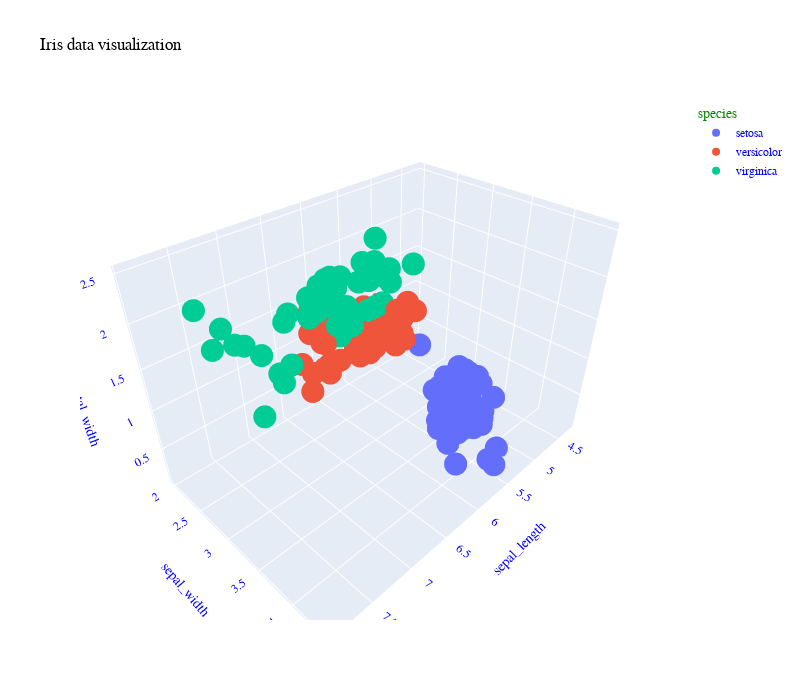

Here is the notebook cell this chart was saved with:
### Markdown cell above
Plotting the actual categories as given in the dataset.

### Code cell
df = px.data.iris()
fig = px.scatter_3d(df, x='sepal_length', y='sepal_width', z='petal_width',
              color='species',title='Iris data visualization',
                    labels={'x':'Sepal length (cm)','y':'Sepal Width','z':'Petal width'},category_orders={'indices':['setosa','versicolour','virginica']},
                    width=800,height=700)
fig.update_layout(
    font_family="Comic Sans MS",
    font_color="blue",
    title_font_family="Comic Sans MS",
    title_font_color="black",
    legend_title_font_color="green"
)
fig.show()

### Figure 1 — Plotly figure (JSON) as saved in the notebook; plotly's stock layout.template omitted (floating-point values rounded to 4 significant figures)
{"data": [{"hovertemplate": "species=setosa<br>sepal_length=%{x}<br>sepal_width=%{y}<br>petal_width=%{z}<extra></extra>", "legendgroup": "setosa", "marker": {"color": "#636efa", "symbol": "circle"}, "mode": "markers", "name": "setosa", "scene": "scene", "showlegend": true, "type": "scatter3d", "x": [5.1, 4.9, 4.7, 4.6, 5, 5.4, 4.6, 5, 4.4, 4.9, 5.4, 4.8, 4.8, 4.3, 5.8, 5.7, 5.4, 5.1, 5.7, 5.1, 5.4, 5.1, 4.6, 5.1, 4.8, 5, 5, 5.2, 5.2, 4.7, 4.8, 5.4, 5.2, 5.5, 4.9, 5, 5.5, 4.9, 4.4, 5.1, 5, 4.5, 4.4, 5, 5.1, 4.8, 5.1, 4.6, 5.3, 5], "y": [3.5, 3, 3.2, 3.1, 3.6, 3.9, 3.4, 3.4, 2.9, 3.1, 3.7, 3.4, 3, 3, 4, 4.4, 3.9, 3.5, 3.8, 3.8, 3.4, 3.7, 3.6, 3.3, 3.4, 3, 3.4, 3.5, 3.4, 3.2, 3.1, 3.4, 4.1, 4.2, 3.1, 3.2, 3.5, 3.1, 3, 3.4, 3.5, 2.3, 3.2, 3.5, 3.8, 3, 3.8, 3.2, 3.7, 3.3], "z": [0.2, 0.2, 0.2, 0.2, 0.2, 0.4, 0.3, 0.2, 0.2, 0.1, 0.2, 0.2, 0.1, 0.1, 0.2, 0.4, 0.4, 0.3, 0.3, 0.3, 0.2, 0.4, 0.2, 0.5, 0.2, 0.2, 0.4, 0.2, 0.2, 0.2, 0.2, 0.4, 0.1, 0.2, 0.1, 0.2, 0.2, 0.1, 0.2, 0.2, 0.3, 0.3, 0.2, 0.6, 0.4, 0.3, 0.2, 0.2, 0.2, 0.2]}, {"hovertemplate": "species=versicolor<br>sepal_length=%{x}<br>sepal_width=%{y}<br>petal_width=%{z}<extra></extra>", "legendgroup": "versicolor", "marker": {"color": "#EF553B", "symbol": "circle"}, "mode": "markers", "name": "versicolor", "scene": "scene", "showlegend": true, "type": "scatter3d", "x": [7, 6.4, 6.9, 5.5, 6.5, 5.7, 6.3, 4.9, 6.6, 5.2, 5, 5.9, 6, 6.1, 5.6, 6.7, 5.6, 5.8, 6.2, 5.6, 5.9, 6.1, 6.3, 6.1, 6.4, 6.6, 6.8, 6.7, 6, 5.7, 5.5, 5.5, 5.8, 6, 5.4, 6, 6.7, 6.3, 5.6, 5.5, 5.5, 6.1, 5.8, 5, 5.6, 5.7, 5.7, 6.2, 5.1, 5.7], "y": [3.2, 3.2, 3.1, 2.3, 2.8, 2.8, 3.3, 2.4, 2.9, 2.7, 2, 3, 2.2, 2.9, 2.9, 3.1, 3, 2.7, 2.2, 2.5, 3.2, 2.8, 2.5, 2.8, 2.9, 3, 2.8, 3, 2.9, 2.6, 2.4, 2.4, 2.7, 2.7, 3, 3.4, 3.1, 2.3, 3, 2.5, 2.6, 3, 2.6, 2.3, 2.7, 3, 2.9, 2.9, 2.5, 2.8], "z": [1.4, 1.5, 1.5, 1.3, 1.5, 1.3, 1.6, 1, 1.3, 1.4, 1, 1.5, 1, 1.4, 1.3, 1.4, 1.5, 1, 1.5, 1.1, 1.8, 1.3, 1.5, 1.2, 1.3, 1.4, 1.4, 1.7, 1.5, 1, 1.1, 1, 1.2, 1.6, 1.5, 1.6, 1.5, 1.3, 1.3, 1.3, 1.2, 1.4, 1.2, 1, 1.3, 1.2, 1.3, 1.3, 1.1, 1.3]}, {"hovertemplate": "species=virginica<br>sepal_length=%{x}<br>sepal_width=%{y}<br>petal_width=%{z}<extra></extra>", "legendgroup": "virginica", "marker": {"color": "#00cc96", "symbol": "circle"}, "mode": "markers", "name": "virginica", "scene": "scene", "showlegend": true, "type": "scatter3d", "x": [6.3, 5.8, 7.1, 6.3, 6.5, 7.6, 4.9, 7.3, 6.7, 7.2, 6.5, 6.4, 6.8, 5.7, 5.8, 6.4, 6.5, 7.7, 7.7, 6, 6.9, 5.6, 7.7, 6.3, 6.7, 7.2, 6.2, 6.1, 6.4, 7.2, 7.4, 7.9, 6.4, 6.3, 6.1, 7.7, 6.3, 6.4, 6, 6.9, 6.7, 6.9, 5.8, 6.8, 6.7, 6.7, 6.3, 6.5, 6.2, 5.9], "y": [3.3, 2.7, 3, 2.9, 3, 3, 2.5, 2.9, 2.5, 3.6, 3.2, 2.7, 3, 2.5, 2.8, 3.2, 3, 3.8, 2.6, 2.2, 3.2, 2.8, 2.8, 2.7, 3.3, 3.2, 2.8, 3, 2.8, 3, 2.8, 3.8, 2.8, 2.8, 2.6, 3, 3.4, 3.1, 3, 3.1, 3.1, 3.1, 2.7, 3.2, 3.3, 3, 2.5, 3, 3.4, 3], "z": [2.5, 1.9, 2.1, 1.8, 2.2, 2.1, 1.7, 1.8, 1.8, 2.5, 2, 1.9, 2.1, 2, 2.4, 2.3, 1.8, 2.2, 2.3, 1.5, 2.3, 2, 2, 1.8, 2.1, 1.8, 1.8, 1.8, 2.1, 1.6, 1.9, 2, 2.2, 1.5, 1.4, 2.3, 2.4, 1.8, 1.8, 2.1, 2.4, 2.3, 1.9, 2.3, 2.5, 2.3, 1.9, 2, 2.3, 1.8]}], "layout": {"font": {"color": "blue", "family": "Comic Sans MS"}, "height": 700, "legend": {"title": {"font": {"color": "green"}, "text": "species"}, "tracegroupgap": 0}, "scene": {"domain": {"x": [0, 1], "y": [0, 1]}, "xaxis": {"title": {"text": "sepal_length"}}, "yaxis": {"title": {"text": "sepal_width"}}, "zaxis": {"title": {"text": "petal_width"}}}, "title": {"font": {"color": "black", "family": "Comic Sans MS"}, "text": "Iris data visualization"}, "width": 800}}
